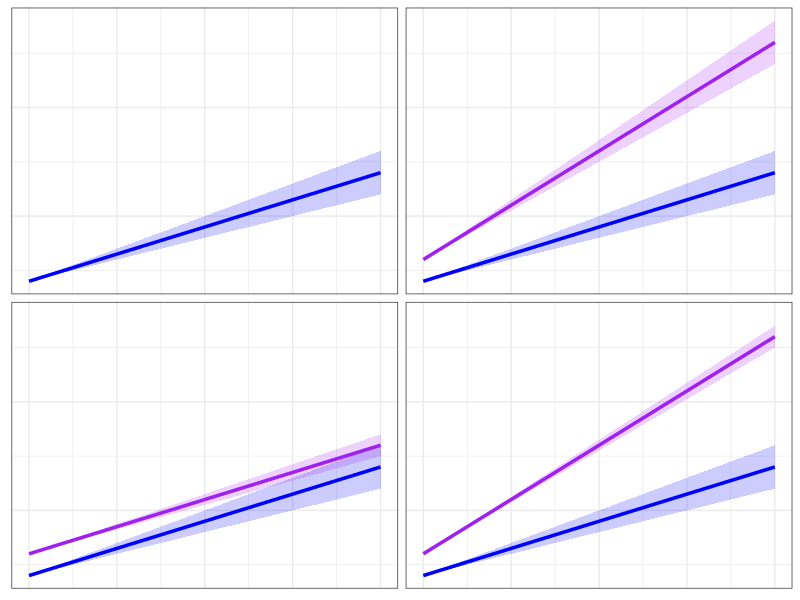

Write R code to recreate this figure.
# Load necessary library
library(ggplot2)

# Create a data frame for plotting
x <- seq(0, 10, length.out = 25)
y1 <- 2 + 0.5 * x  # First line
y1.2 <- 2 + 0.5 * x
y1.3 <- 2 + 0.5 * x
y1.4 <- 2 + 0.5 * x
y2 <- 3 + 1 * x  # Second line, steeper slope
y3 <- 3 + 0.5 * x  # Third line, same slope, higher intercept
y4 <- 3 + 1 * x  # Fourth line, steeper slope

# Standard errors
se1 <- 1 * x / 10   # Standard error for line 1
se1.2 <- 1 * x / 10
se1.3 <- 1 * x / 10
se1.4 <- 1 * x / 10
se2 <- 1 * x / 10   # Same as se1
se3 <- 0.5 * x / 10   # Smaller standard error for line 3
se4 <- 0.5 * x / 10   # Smaller standard error for line 4

data_main_line <- data.frame(
  x = rep(x, 4),
  y = c(y1, y1.2, y1.3, y1.4),
  ymin = c(y1 - se1, y1.2 - se1.2, y1.3 - se1.3, y1.4 - se1.4),
  ymax = c(y1 + se1, y1.2 + se1.2, y1.3 + se1.3, y1.4 + se1.4),
  panel = factor(rep(1:4, each = length(x))),
  line_type = "Main Line"
)

data_unique_line <- data.frame(
  x = rep(x, 3),
  y = c(y2, y3, y4),
  ymin = c(y2 - se2, y3 - se3, y4 - se4),
  ymax = c(y2 + se2, y3 + se3, y4 + se4),
  panel = factor(rep(2:4, each = length(x))),
  line_type = "Unique Line"
)

final_data <- rbind(data_main_line, data_unique_line)

fig1 <- ggplot(final_data, aes(x = x, y = y, ymin = ymin, ymax = ymax)) +
  geom_ribbon(aes(fill = line_type), alpha = 0.2, show.legend = FALSE) +
  geom_line(aes(color = line_type), size = 1.2, show.legend = FALSE) +
  facet_wrap(~panel, nrow = 2, ncol = 2) +
  theme_bw() +
  scale_color_manual(values = c("blue", "purple")) +
  scale_fill_manual(values = c("blue", "purple")) +
  theme(
    strip.text = element_blank(),
    axis.title = element_blank(),
    axis.text = element_blank(),
    axis.ticks = element_blank()
  )

fig1
